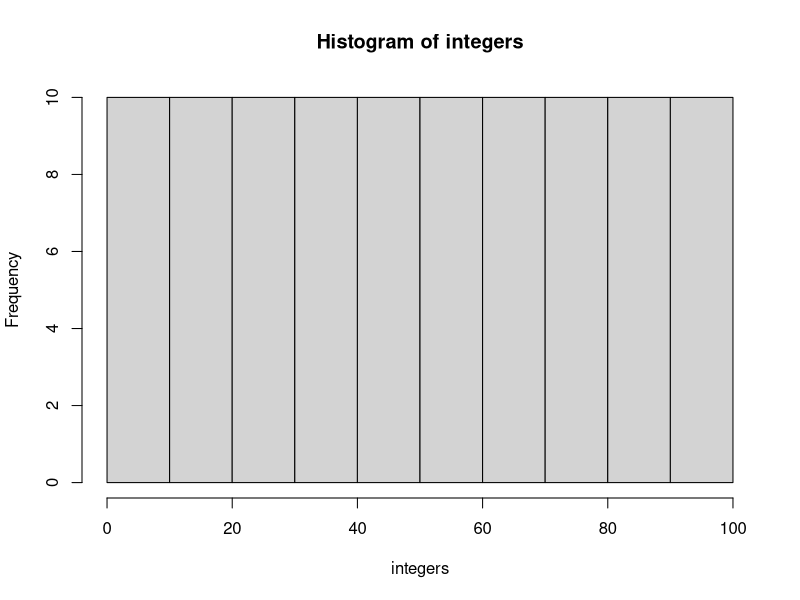
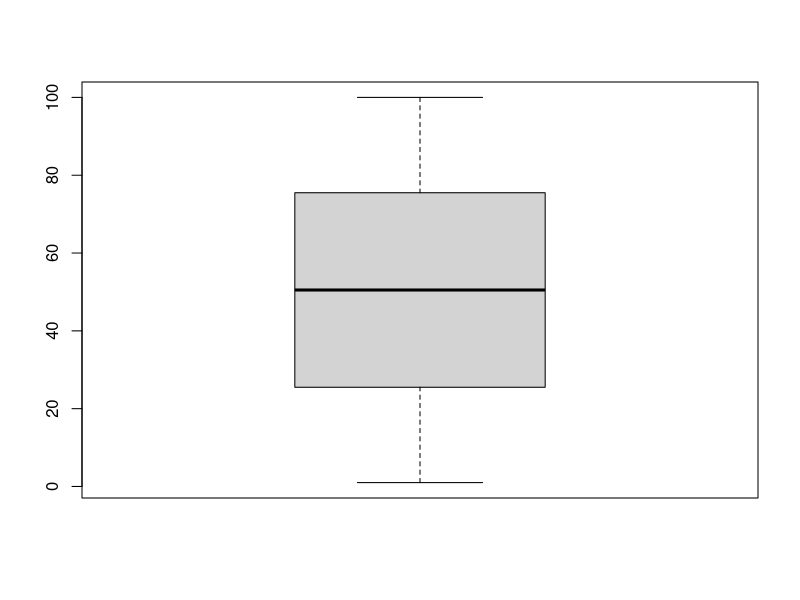
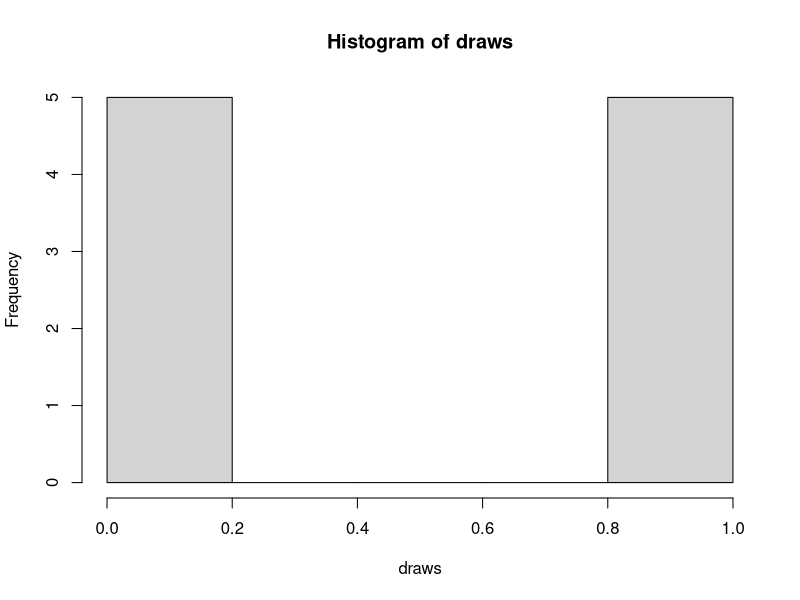
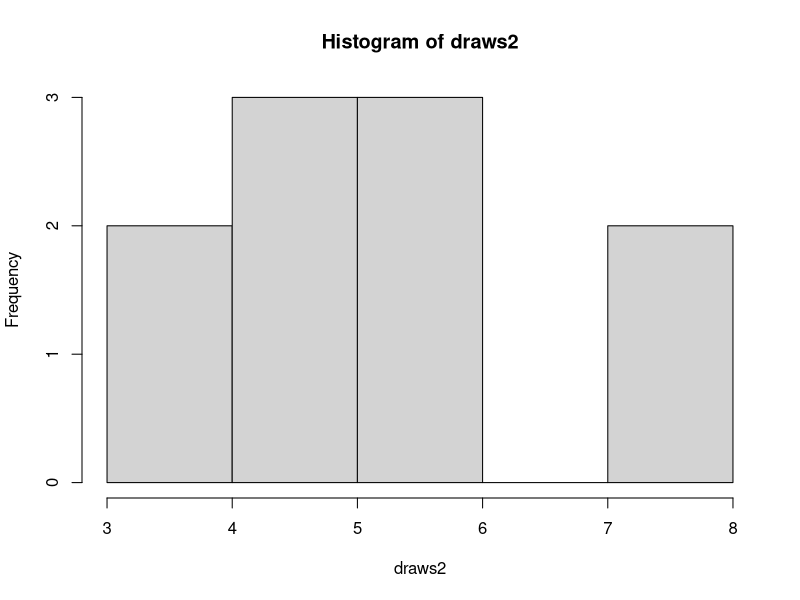
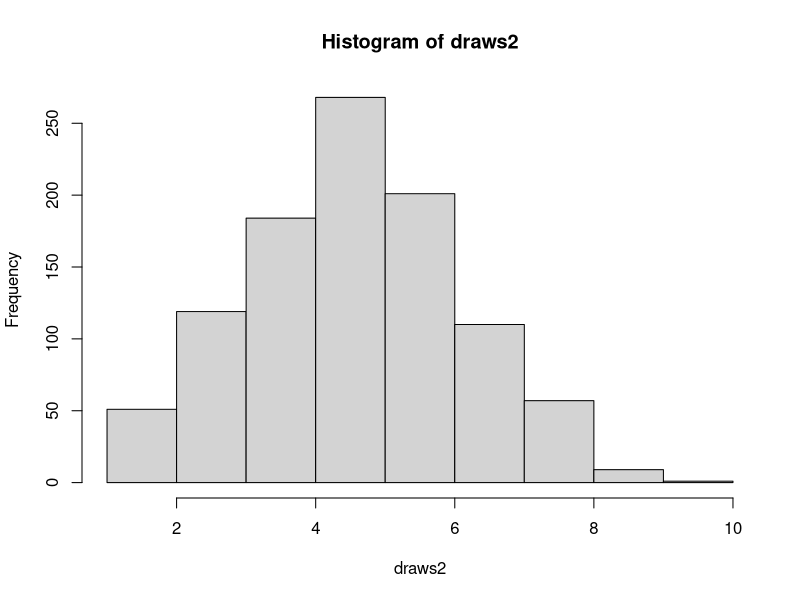
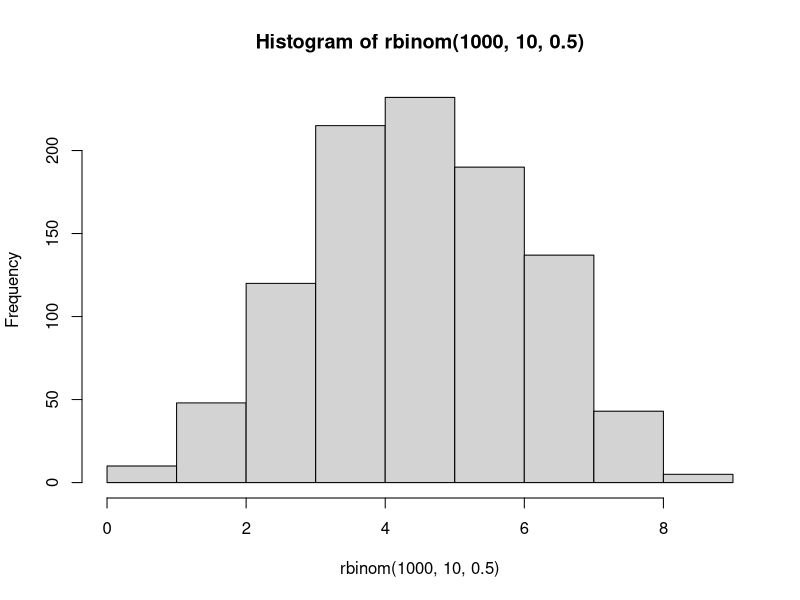
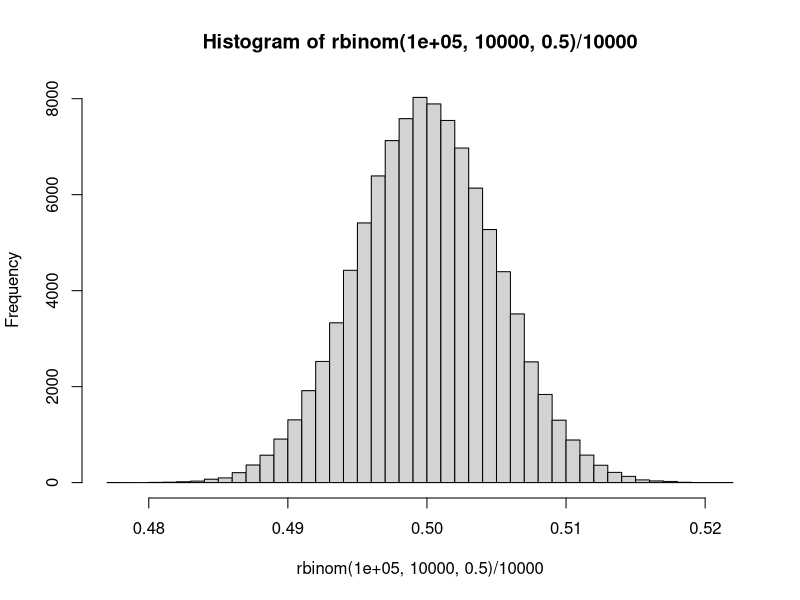
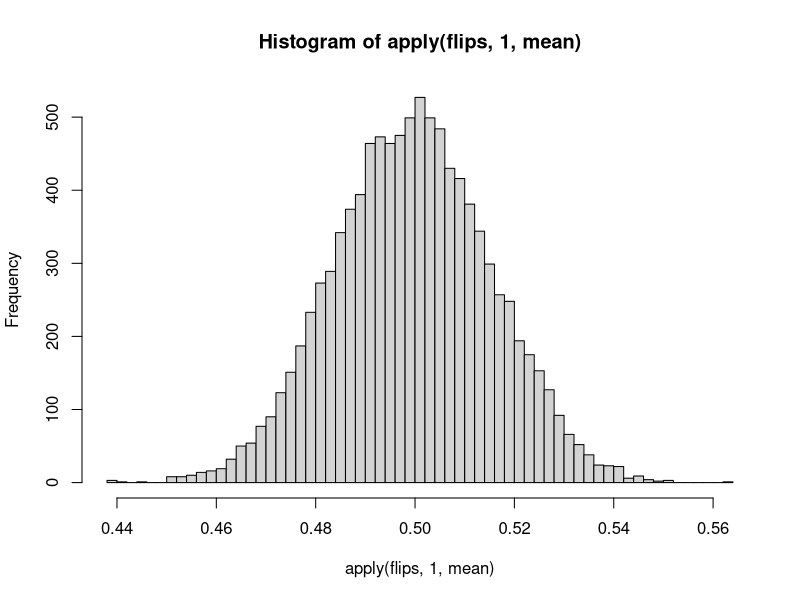

Recreate these plots in R, in order.
## ---- chunk 1

# 1. Vectors
# 2. Key statistics
# 3. Sampling From Distributions
# 4. The Central Limit Theorem

# install if needed: 
# install.packages("Hmisc")
library(Hmisc)

# 1. Vectors
##############################################################################
# We start by creating a sequence of  numbers. 
# Here is a very simple sequence
integers <- c(1,2,3,4,5,6,7,8,9,10)
integers

# there is a more compact way of creating a sequence like this:
integers <- 1:100
integers

# or
integers <- seq(1,100, 1)
integers

# 2. Key Statistics
##############################################################################
# so now we have a set of numbers. We can think of these numbers as
# a "vector", a "variable", or a "draw from a distribution"
# Now for some key features of this vector.

# THe size of the vector
length(integers)

# Lets store this:
n <- length(integers)

# The sum of the vector
sum(integers)

# The mean
mean(integers)

# To caulcate the mean manually:
sum(integers)/length(integers)

# The median
median(integers, na.rm=FALSE)

# The variance
var(integers)

# To calculate the variance manually:
mean((integers-mean(integers))^2)*(n/(n-1))

# The standard deviation
sd(integers)

# The square of the standard deviation
sd(integers)^2

# The biggest number
max(integers)

# THe smallest  number
min(integers)

# The 15th percentile (similar for any percentile)
quantile(integers, .15)

# You can look at many of these statistics  at once
summary(integers)

describe(integers)

# you can graph this vector in many ways
# a histogram
hist(integers)

# a box plot
boxplot(integers)

# 3. Random samples
##############################################################################
# Now lets generate random samples of numbers and look at their properties
# Lets start simple and say we have a vector with just two numbers, 0 and 1
x <- 0:1

# We can sample one number from this vector like this
sample(x,1)
# and again
sample(x,1)
# and again
sample(x,1)

# If we did this many many times we would build up a new vector 
# where each number in the vector is a coin flip. Our vector would then 
# be a draw from a Bernoulli distribution.

# Lets do a 10 draws from (0,1) and put them into a new vector called "draws"
# we first create a placeholder vector:
draws<-NA
# we then sample 10 times and each time put the result into position i in the new vector
for(i in 1:10) draws[i]<- sample(x,1)
# Lets look at the variable
draws
# The new variable we have made should have a mean close to .5 and a standard deviation close to .5. 
mean(draws)
sd(draws)
# The histogram of this variable is like a bar chart:
hist(draws)
# The number of 1's in our draw is just the sum of all elements in the vector draws
sum(draws)

# TIP: above we used a "loop" to create the new variable but often this can be done 
# much more compactly using the sapply function
# in this case this would be done in one line rather than two lines like this

sapply(1:10, function(i) sample(x,1))

# TIP 2: When we use sample we can also speed things up by asking for many draws at once, assuming each draw is done "with replcaement"
sample(0:1, 10, replace = TRUE)

# Say now we did this whole operation 10 times
# we first create a new  vector
draws2<-NA
# we then do the previous operation 10 times 
for(i in 1:10) draws2[i]<- {sum(sample(0:1, 10, replace = TRUE))}

# Or more compactly
draws2<-sapply(1:10, function(i)  {sum(sample(0:1, 10, replace = TRUE))})
# draws2 is a "Binomial" distribution. Each number in the vector is the number of 
# heads from 10 coin tosses. Lets look at it.
draws2
# And lets graph the result
hist(draws2)
# You should see a few 5s and probably some 4s and 6s. Maybe some other numbers also.
# Compare the two graphs
# To get a good feel for the distribution though we should do this more than 10 times. 
# Lets do it 1000 times.

draws2<-sapply(1:1000, function(i)  {sum(sample(0:1, 10, replace = TRUE))})

# And lets graph the result
hist(draws2)
# Again compare this to the graph you had before, what do you see?
# This should now be a nice symmetric distribution. Its a "Binomial" distribution.

# There are existing R function to generate many types of distribution 
# For example you can get 10 random numbers from a uniform distribution like this:
runif(10)

# Or more generally, for values between 2 and 4 
runif(10, min = 2, max = 4)

# If you wanted to draw from a discrete uniform distribution you could do it like this
floor(runif(10, 1, 11))
# where floor means we are rounding off to the lower interger 
# the second value is the low end of the range and the third value the upper end

# You can take 10 draws from a standard normal distribution like this:
rnorm(10)
# Or more generally, with mean = 5 and sd = 3 
rnorm(10, mean = 5, sd = 3)

# We can take samples from a Binomial distribution like this
rbinom(10, 5, .5)
rbinom(10, 1000, .5)
# Here the first number is the number of draws, the second number is the number of
# Bernouli trials in each draw and the third number is the underlying probability

# So instead of 
# sapply(1:1000, function(i)  sum({sapply(1:10, function(j) sample(c(0:1),1))}))
# We could have just done
# rbinom(1000, 10, .5)

# We can also take our Bernoulli trials like this
sample(0:1, 100, replace=TRUE)

# or like this
rbinom(100, 1, .5)

# or like this
(runif(100)<.5)*1

# 4. Samples of samples and the Central Limit THeorem
##############################################################################

# Consider again the graph of the Binomial distribution we generated

hist(rbinom(1000, 10, .5))

# You might notice that this looks a bit like a normal distribution. 
# There is a reason for that:
# The distribution of the mean of random samples tends towards a Normal distribution as the 
# size of the samples gets large. That's the central limit theorem. 
# The Binomial distribution is the distribution of sums (rather than means) of 
# draws from a Bernoulli distribution. So it behaves the same way.
# A small change in our code illustrates the Central Limit Theorem nicely:

# We made as few changes. Can you see what and why?
hist(rbinom(100000, 10000, .5)/10000, breaks = 50)

# It's amazing that you can generate a normal distribution like this using 
# only a set of coin flips. To make this more explicit
# Create a big matrix of 0s and 1s
flips = matrix(sample(0:1, 10000000, replace=TRUE), 10000,1000)

# and graph the means of each row
hist(apply(flips, 1, mean), breaks = 50)
